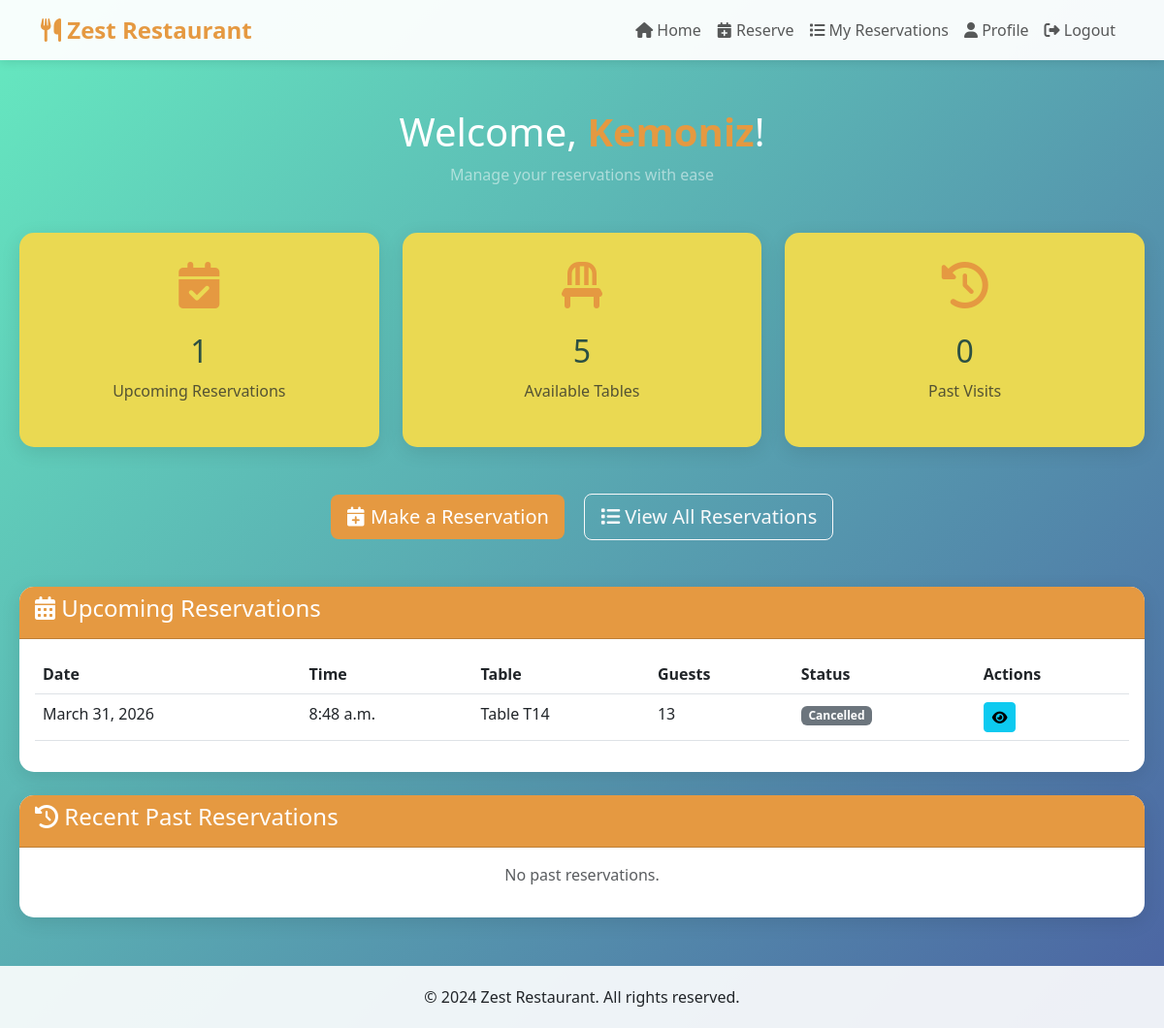
The page /accounts/ (signed in) on the database its author committed.
### accounts/models.py (models this page shows, shortened)
class Reservation(models.Model):
    STATUS_CHOICES = [
        ('pending', 'Pending'),
        ('confirmed', 'Confirmed'),
        ('cancelled', 'Cancelled'),
        ('completed', 'Completed'),
        ('no_show', 'No Show'),
    ]
    user = models.ForeignKey(User, on_delete=models.CASCADE, related_name='reservations')
    table = models.ForeignKey(Table, on_delete=models.CASCADE, related_name='reservations')
    reservation_date = models.DateField()
    reservation_time = models.TimeField()
    number_of_guests = models.PositiveIntegerField()
    special_requests = models.TextField(blank=True, null=True)
    status = models.CharField(max_length=20, choices=STATUS_CHOICES, default='pending')
    phone_number = models.CharField(max_length=15)
    email = models.EmailField()
    created_at = models.DateTimeField(auto_now_add=True)
    updated_at = models.DateTimeField(auto_now=True)
    class Meta:
        ordering = ['-reservation_date', '-reservation_time']
        verbose_name = 'Reservation'
        verbose_name_plural = 'Reservations'
        indexes = [
            models.Index(fields=['reservation_date', 'reservation_time']),
        ]

class Table(models.Model):
    STATUS_CHOICES = [
        ('available', 'Available'),
        ('reserved', 'Reserved'),
        ('occupied', 'Occupied'),
        ('maintenance', 'Maintenance'),
    ]
    table_number = models.CharField(max_length=10, unique=True)
    capacity = models.PositiveIntegerField(default=2)
    location = models.CharField(max_length=50, default='Main Dining')
    status = models.CharField(max_length=20, choices=STATUS_CHOICES, default='available')
    is_active = models.BooleanField(default=True)
    created_at = models.DateTimeField(auto_now_add=True)
    class Meta:
        ordering = ['table_number']
        verbose_name = 'Table'
        verbose_name_plural = 'Tables'

### accounts/views.py (the view)
# urls.py: path('', views.home_view, name='home'),
@login_required
def home_view(request):
    upcoming = Reservation.objects.filter(
        user=request.user,
        reservation_date__gte=timezone.now().date()
    ).order_by('reservation_date', 'reservation_time')[:5]
    past = Reservation.objects.filter(
        user=request.user,
        reservation_date__lt=timezone.now().date()
    ).order_by('-reservation_date', '-reservation_time')[:5]
    available_tables = Table.objects.filter(
        status='available',
        is_active=True
    ).count()
    context = {
        'upcoming_reservations': upcoming,
        'past_reservations': past,
        'available_tables': available_tables,
        'user_profile': getattr(request.user, 'profile', None),
    }
    return render(request, 'accounts/home.html', context)

### accounts/templates/accounts/home.html (shortened to what this page needs)
{% extends 'accounts/base.html' %}
{% block content %}
<div class="dashboard-container">
    <div class="text-center mb-5">
        <h1 class="text-white">
            Welcome, <span class="logo-text">{{ user.username }}</span>!
        </h1>
        <p class="text-white-50">Manage your reservations with ease</p>
    </div>
    <div class="row g-4 mb-5">
        <div class="col-md-4">
            <div class="stat-card">
                <i class="fas fa-calendar-check"></i>
                <h3>{{ upcoming_reservations.count }}</h3>
                <p class="text-muted">Upcoming Reservations</p>
            </div>
        </div>
        <div class="col-md-4">
            <div class="stat-card">
                <i class="fas fa-chair"></i>
                <h3>{{ available_tables }}</h3>
                <p class="text-muted">Available Tables</p>
            </div>
        </div>
        <div class="col-md-4">
            <div class="stat-card">
                <i class="fas fa-history"></i>
                <h3>{{ past_reservations.count }}</h3>
                <p class="text-muted">Past Visits</p>
            </div>
        </div>
    </div>
    <div class="text-center mb-5">
        <a href="{% url 'make_reservation' %}" class="btn btn-primary btn-lg me-3">
            <i class="fas fa-calendar-plus"></i> Make a Reservation
        </a>
        <a href="{% url 'my_reservations' %}" class="btn btn-outline-light btn-lg">
            <i class="fas fa-list"></i> View All Reservations
        </a>
    </div>
    <div class="card mb-4">
        <div class="card-header">
            <h4><i class="fas fa-calendar-alt"></i> Upcoming Reservations</h4>
        </div>
        <div class="card-body">
            {% if upcoming_reservations %}
                <div class="table-responsive">
                    <table class="table table-hover">
                        <thead>
                            <tr>
                                <th>Date</th>
                                <th>Time</th>
                                <th>Table</th>
                                <th>Guests</th>
                                <th>Status</th>
                                <th>Actions</th>
                            </tr>
                        </thead>
                        <tbody>
                            {% for reservation in upcoming_reservations %}
                                <tr>
                                    <td>{{ reservation.reservation_date }}</td>
                                    <td>{{ reservation.reservation_time }}</td>
                                    <td>Table {{ reservation.table.table_number }}</td>
                                    <td>{{ reservation.number_of_guests }}</td>
                                    <td>
                                        <span class="badge bg-{% if reservation.status == 'confirmed' %}success{% elif reservation.status == 'pending' %}warning{% else %}secondary{% endif %}">
                                            {{ reservation.get_status_display }}
                                        </span>
                                    </td>
                                    <td>
                                        <a href="{% url 'reservation_detail' reservation.pk %}" class="btn btn-sm btn-info">
                                            <i class="fas fa-eye"></i>
                                        </a>
                                    </td>
                                </tr>
                            {% endfor %}
                        </tbody>
                    </table>
                </div>
            {% else %}
                <p class="text-center text-muted">No upcoming reservations. <a href="{% url 'make_reservation' %}">Make one now!</a></p>
            {% endif %}
        </div>
    </div>
    <div class="card">
        <div class="card-header">
            <h4><i class="fas fa-history"></i> Recent Past Reservations</h4>
        </div>
        <div class="card-body">
            {% if past_reservations %}
                <div class="table-responsive">
                    <table class="table table-hover">
                        <thead>
                            <tr>
                                <th>Date</th>
                                <th>Time</th>
                                <th>Table</th>
                                <th>Status</th>
                            </tr>
                        </thead>
                        <tbody>
                            {% for reservation in past_reservations %}
                                <tr>
                                    <td>{{ reservation.reservation_date }}</td>
                                    <td>{{ reservation.reservation_time }}</td>
                                    <td>Table {{ reservation.table.table_number }}</td>
                                    <td>
                                        <span class="badge bg-secondary">{{ reservation.get_status_display }}</span>
                                    </td>
                                </tr>
                            {% endfor %}
                        </tbody>
                    </table>
                </div>
            {% else %}
                <p class="text-center text-muted">No past reservations.</p>
            {% endif %}
        </div>
    </div>
</div>
{% endblock %}

### accounts/templates/accounts/base.html (style rules this page uses)
:root { --primary-color: #e59941; --secondary-color: #2c5043; --accent-color: #f39c12; }
body { font-family: 'Segoe UI', Tahoma, Geneva, Verdana, sans-serif; background: linear-gradient(135deg, #66eac0 0%, #4b62a2 100%); min-height: 100vh; }
.btn-primary { background: var(--primary-color); border: none; }
.card { border: none; border-radius: 15px; box-shadow: 0 5px 20px rgba(0,0,0,0.1); }
.card-header { background: var(--primary-color); color: white; border-radius: 15px 15px 0 0 !important; font-weight: bold; }
.dashboard-container { max-width: 1200px; margin: 50px auto; padding: 0 20px; }
.stat-card { background: rgb(234, 217, 82); border-radius: 15px; padding: 30px; text-align: center; box-shadow: 0 5px 20px rgba(0,0,0,0.1); transition: transform 0.3s; }
.stat-card i { font-size: 3rem; color: var(--primary-color); margin-bottom: 15px; }
.stat-card h3 { color: var(--secondary-color); font-size: 2rem; margin: 10px 0; }
.logo-text { color: var(--primary-color); font-weight: bold; }

### rows shown on the page
Reservation: reservation_date "March 31, 2026", reservation_time "8:48 a.m.", table.table_number "T14", number_of_guests "13", status "Cancelled"

### other values the page prints
{{ upcoming_reservations.count }} "1"
{{ available_tables }} "5"
{{ past_reservations.count }} "0"
